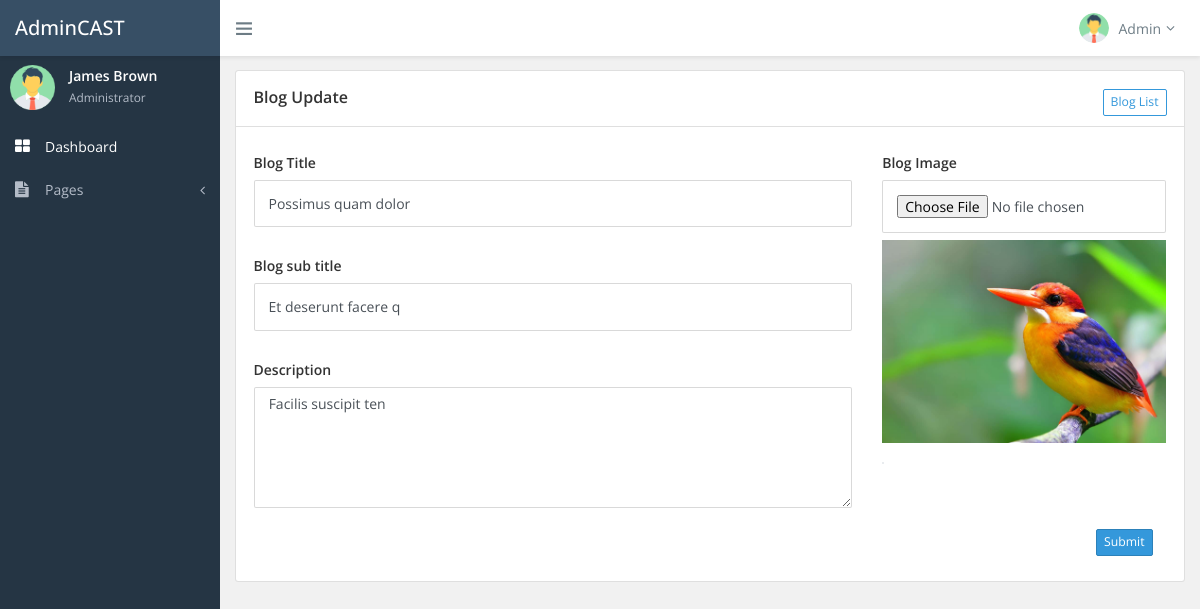
/edit.php?editId=2 (signed in), run on the app's committed database.
### tables this page shows
CREATE TABLE `post` (
  `id` int(11) NOT NULL,
  `blog_title` varchar(255) NOT NULL,
  `sub_title` varchar(255) NOT NULL,
  `textarea` longtext NOT NULL,
  `img` varchar(255) DEFAULT NULL
);

### lib/database.php (called while the page is built, shortened)
<?php
class database {
	public $database_host = HOST;
	public $database_user = USER;
	public $database_password = PASSWORD;
	public $database_databasename = DBNAME;
	public $link;
	private function databaseconnection(){
		$this->link = new mysqli($this->database_host,$this->database_user,$this->database_password,$this->database_databasename);
	}
	public function read($x){
		$result = $this->link->query($x);
		if ($result->num_rows > 0) {
			return $result;
		}else{
			return false;
		}
	}
}
 ?>

### edit.php (the view, shortened to what this page needs)
<?php
    include('include/header.php');
    if (isset($_GET['editId'])) {
        $id = $_GET['editId'];
    }
 ?>
<form action="" method="POST" enctype="multipart/form-data">
<?php
$qr = "select * from post where id='$id'";
$res = $db->read($qr);
if ($res) {
	$a = $res->fetch_assoc();
}
?>
<div class="card  py-2 my-3">
    <div class="card-header">
        <h4 class="card-title mb-0 d-flex justify-content-between"> <strong> Blog Update</strong>
            <a href="index.php" class="btn btn-sm btn-outline-primary"> Blog List</a>
        </h4>
    </div>
    <div class="card-body">
        <form method="POST" enctype="multipart/form-data">
            <div class="row">
                <div class="col-sm-8">
                    <div class="mb-3 py-2">
                        <strong><label for="blog-title" class="form-label">Blog Title</label></strong>
                        <input type="text" value="<?php echo $a['blog_title']?>" name="blog_title" class="form-control p-3" id="blog-title" >
                    </div>
                    <div class="mb-3 py-2">
                        <strong><label for="sub-title" class="form-label">Blog sub title</label></strong>
                        <input type="text" value="<?php echo $a['sub_title']?>" name="sub_title" class="form-control p-3" id="sub-title">
                    </div>
                    <div class="form-outline mb-3 py-2">
                        <strong><label class="form-label" for="textAreaExample">Description</label></strong>
                        <textarea class="form-control" value="" name="textarea" id="textAreaExample1" rows="6"> <?php echo $a['textarea']?> </textarea>
                    </div>
                </div>
                <div class="col-sm-4">
                    <div class="md-3 py-2">
                        <strong><label for="phone_no" class="form-label">Blog Image</label></strong>
                        <input type="file" name="img" oninput="pic.src=window.URL.createObjectURL(this.files[0])" class="form-control p-3" id="phone">
                    </div>
                    <img src="public/img/<?php echo $a['img']?>" id="pic">
                    <div class="md-3 py-2">
                        <img class="border border-5" src="" alt="">
                    </div>
                </div>
            </div>
            <div class="d-flex justify-content-end mr-3">
                <button type="submit" name="submit" class="btn btn-sm btn-primary">Submit</button>
            </div>
        </form>
    </div>
</div>
<?php
    include('include/footer.php');
?>

### data on the page
post: blog_title "Possimus quam dolor", sub_title "Et deserunt facere q", textarea "Facilis suscipit ten", img (picture)
